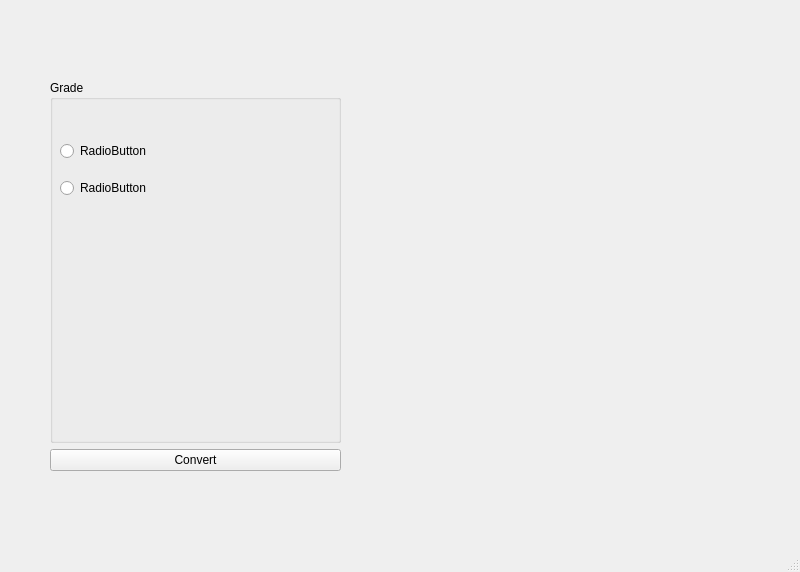
<?xml version="1.0" encoding="UTF-8"?>
<ui version="4.0">
 <class>MainWindow</class>
 <widget class="QMainWindow" name="MainWindow">
  <property name="enabled">
   <bool>true</bool>
  </property>
  <property name="geometry">
   <rect>
    <x>0</x>
    <y>0</y>
    <width>800</width>
    <height>572</height>
   </rect>
  </property>
  <property name="sizePolicy">
   <sizepolicy hsizetype="Minimum" vsizetype="Fixed">
    <horstretch>0</horstretch>
    <verstretch>0</verstretch>
   </sizepolicy>
  </property>
  <property name="windowTitle">
   <string>MainWindow</string>
  </property>
  <widget class="QWidget" name="centralwidget">
   <widget class="QWidget" name="verticalLayoutWidget">
    <property name="geometry">
     <rect>
      <x>50</x>
      <y>80</y>
      <width>291</width>
      <height>391</height>
     </rect>
    </property>
    <layout class="QVBoxLayout" name="Grade">
     <property name="sizeConstraint">
      <enum>QLayout::SetNoConstraint</enum>
     </property>
     <item>
      <widget class="QGroupBox" name="groupBox">
       <property name="title">
        <string>Grade</string>
       </property>
       <widget class="QWidget" name="verticalLayoutWidget_2">
        <property name="geometry">
         <rect>
          <x>10</x>
          <y>50</y>
          <width>160</width>
          <height>80</height>
         </rect>
        </property>
        <layout class="QVBoxLayout" name="verticalLayout">
         <item>
          <widget class="QRadioButton" name="radioButton">
           <property name="minimumSize">
            <size>
             <width>20</width>
             <height>5</height>
            </size>
           </property>
           <property name="text">
            <string>RadioButton</string>
           </property>
          </widget>
         </item>
         <item>
          <widget class="QRadioButton" name="radioButton_2">
           <property name="minimumSize">
            <size>
             <width>20</width>
             <height>5</height>
            </size>
           </property>
           <property name="text">
            <string>RadioButton</string>
           </property>
          </widget>
         </item>
        </layout>
       </widget>
      </widget>
     </item>
     <item>
      <widget class="QPushButton" name="pushButton">
       <property name="sizePolicy">
        <sizepolicy hsizetype="Preferred" vsizetype="Fixed">
         <horstretch>0</horstretch>
         <verstretch>0</verstretch>
        </sizepolicy>
       </property>
       <property name="text">
        <string>Convert</string>
       </property>
      </widget>
     </item>
    </layout>
   </widget>
  </widget>
  <widget class="QMenuBar" name="menubar">
   <property name="geometry">
    <rect>
     <x>0</x>
     <y>0</y>
     <width>800</width>
     <height>22</height>
    </rect>
   </property>
  </widget>
  <widget class="QStatusBar" name="statusbar"/>
 </widget>
 <resources/>
 <connections/>
</ui>
